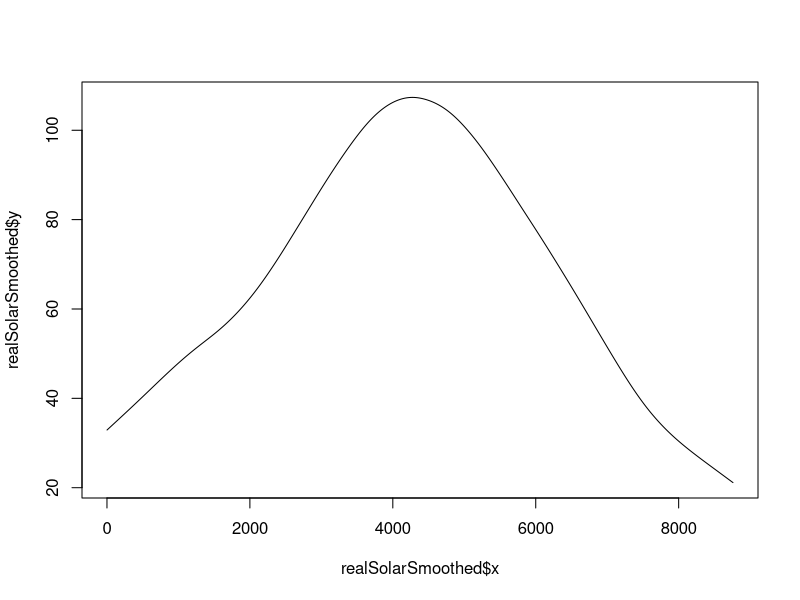
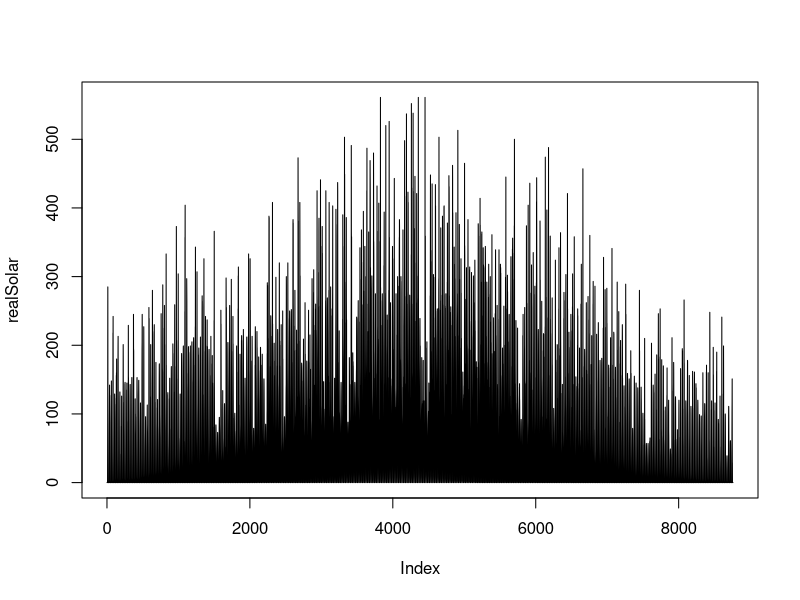
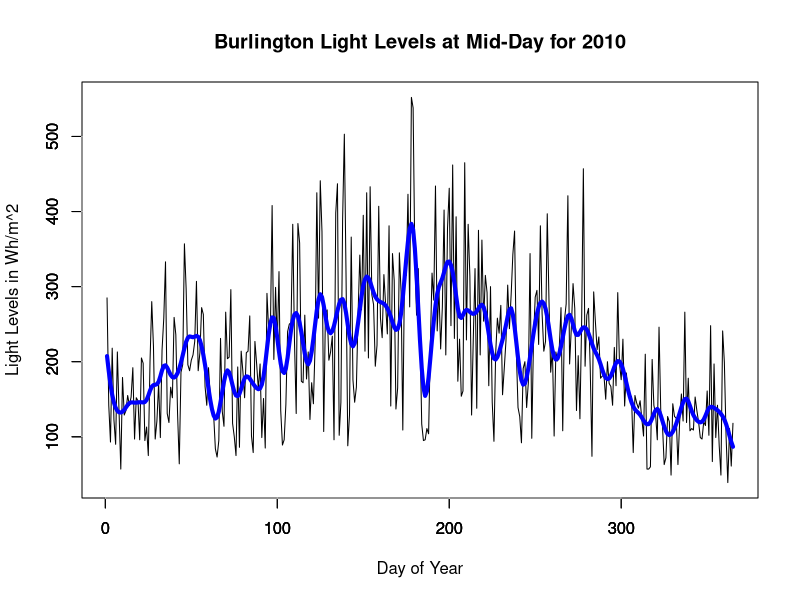
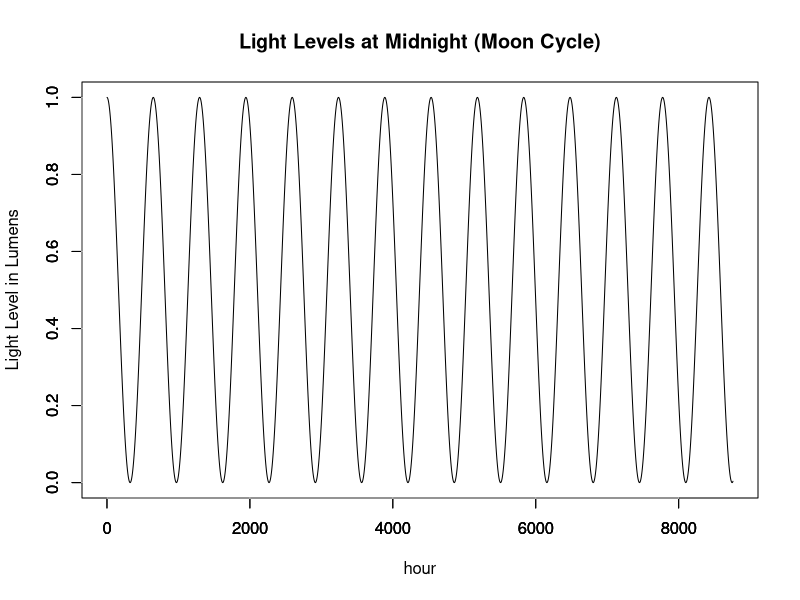

Here is the R script that generated these plots, in order:
setwd("/Users/Nick/mysisModeling")

#Data comes from http://rredc.nrel.gov/solar/old_data/nsrdb/1991-2010/
solarRaw = read.csv("data/solarData2010.csv")

realSolar = solarRaw$METSTAT.Dif..Wh.m.2.
realSolarSmoothed = smooth.spline(realSolar)

plot(realSolarSmoothed, type = "l")
plot(realSolar, type = "l")

#Mid day
lightAtNoon = realSolar[seq(12, length(realSolar), 24)]
plot(lightAtNoon, type = "l", main = "Burlington Light Levels at Mid-Day for 2010", xlab = "Day of Year", ylab = "Light Levels in Wh/m^2")
lines(smooth.spline(lightAtNoon), col = "blue", lw = 4)
axis(side = 1)
axis(side = 1, col = "white", tcl = 0)
axis(side = 2)
axis(side = 2, col = "white", tcl = 0)
png("realSolar_noon_2010.png")


# #1 am
# nightLight = realSolar[1000:1048]
# plot(nightLight, type = "l", 
#      main = "Burlington Light Levels Jan 1 - Jan 2", 
#      xlab = "Hour", 
#      ylab = "Light Levels in Wh/m^2")
# axis(side = 1)
# axis(side = 1, col = "white", tcl = 0)
# axis(side = 2)
# axis(side = 2, col = "white", tcl = 0)


#Begin moonlight simulation to add to the real data: 
#Days vector for a year
hours = 1:(365*24)
cycle = 27*24 #27 days at 24 hours. 

#Nightime light level in lux
moonLux = NULL

for (hour in hours){
  cyclePoint = hour %% cycle
  moonLux = c(moonLux, 0.5 * cos((1/cycle)* 2*pi * cyclePoint ) + .5)
}

#Check to see if this is functional
plot(hours, moonLux, type = "l",
     main = "Light Levels at Midnight (Moon Cycle)",
     xlab = "hour",
     ylab = "Light Level in Lumens")
axis(side = 1)
axis(side = 1, col = "white", tcl = 0)
axis(side = 2)
axis(side = 2, col = "white", tcl = 0)


#This comes from the solar irradiance paper. Very iffy. 
Wh_to_lumen = 120.0; #From Jensen et all. 
combinedLight = NULL;
solarLux = NULL;

for (i in 1:(365*24)){
  solarLux = realSolar[i] * Wh_to_lumen;
  print(solarLux > moonLux[i])
  if (solarLux > moonLux[i]){
    combinedLight = c(combinedLight, solarLux)
  } else {
    combinedLight = c(combinedLight, moonLux[i])
  }
}

# Let's just check to make sure it's all good. 
#plot(combinedLight[1004:1005], type = "l")
summary(combinedLight)
#Yup! Okay, let's output it. 

write.csv(combinedLight, "data/light_day_moon_hour.csv_hour.csv", row.names=FALSE)
